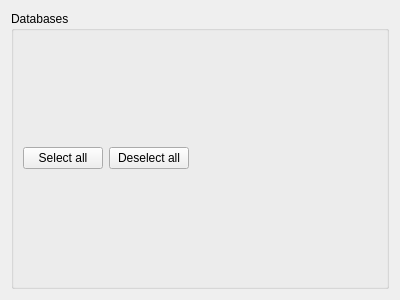
<?xml version="1.0" encoding="UTF-8"?>
<!--
######################################################################################################################
# Copyright (C) 2017-2022 Spine project consortium
# This file is part of Spine Toolbox.
# Spine Toolbox is free software: you can redistribute it and\/or modify it under the terms of the GNU Lesser General
# Public License as published by the Free Software Foundation, either version 3 of the License, or (at your option)
# any later version. This program is distributed in the hope that it will be useful, but WITHOUT ANY WARRANTY;
# without even the implied warranty of MERCHANTABILITY or FITNESS FOR A PARTICULAR PURPOSE. See the GNU Lesser General
# Public License for more details. You should have received a copy of the GNU Lesser General Public License along with
# this program. If not, see <http:\/\/www.gnu.org\/licenses\/>.
######################################################################################################################
-->
<ui version="4.0">
 <class>Form</class>
 <widget class="QWidget" name="Form">
  <property name="geometry">
   <rect>
    <x>0</x>
    <y>0</y>
    <width>400</width>
    <height>300</height>
   </rect>
  </property>
  <property name="windowTitle">
   <string>Form</string>
  </property>
  <layout class="QVBoxLayout" name="verticalLayout">
   <item>
    <widget class="QGroupBox" name="databases_group_box">
     <property name="title">
      <string>Databases</string>
     </property>
     <layout class="QVBoxLayout" name="verticalLayout_2">
      <item>
       <layout class="QGridLayout" name="databases_grid_layout"/>
      </item>
      <item>
       <layout class="QHBoxLayout" name="horizontalLayout">
        <item>
         <widget class="QPushButton" name="select_all_button">
          <property name="toolTip">
           <string>Select all databases.</string>
          </property>
          <property name="text">
           <string>Select all</string>
          </property>
         </widget>
        </item>
        <item>
         <widget class="QPushButton" name="deselect_all_button">
          <property name="toolTip">
           <string>Deselect all databases.</string>
          </property>
          <property name="text">
           <string>Deselect all</string>
          </property>
         </widget>
        </item>
        <item>
         <spacer name="horizontalSpacer">
          <property name="orientation">
           <enum>Qt::Horizontal</enum>
          </property>
          <property name="sizeHint" stdset="0">
           <size>
            <width>40</width>
            <height>20</height>
           </size>
          </property>
         </spacer>
        </item>
       </layout>
      </item>
     </layout>
    </widget>
   </item>
  </layout>
 </widget>
 <resources/>
 <connections/>
</ui>
